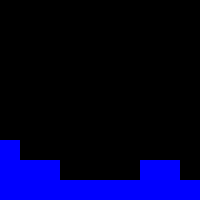

A level layout from a 2D game, rendered from its tile map. Below: a short description, then the map file with tile-grid data replaced by summaries:
An orthogonal 10x10 tile map with 20x20 px tiles, 1 tile layer (FG).

<map version="1.0" orientation="orthogonal" width="10" height="10" tilewidth="20" tileheight="20">
 <tileset firstgid="1" name="testTILES" tilewidth="20" tileheight="20">
  <image source="../tiled/testTILES.png" width="40" height="20" />
 </tileset>
 <layer name="FG" width="10" height="10">
  <properties>
   <property name="tileset" value="testTILES" />
  </properties>
  <data>[100 cells, 16 non-empty, 1 distinct tile ids]</data>
 </layer>
</map>
